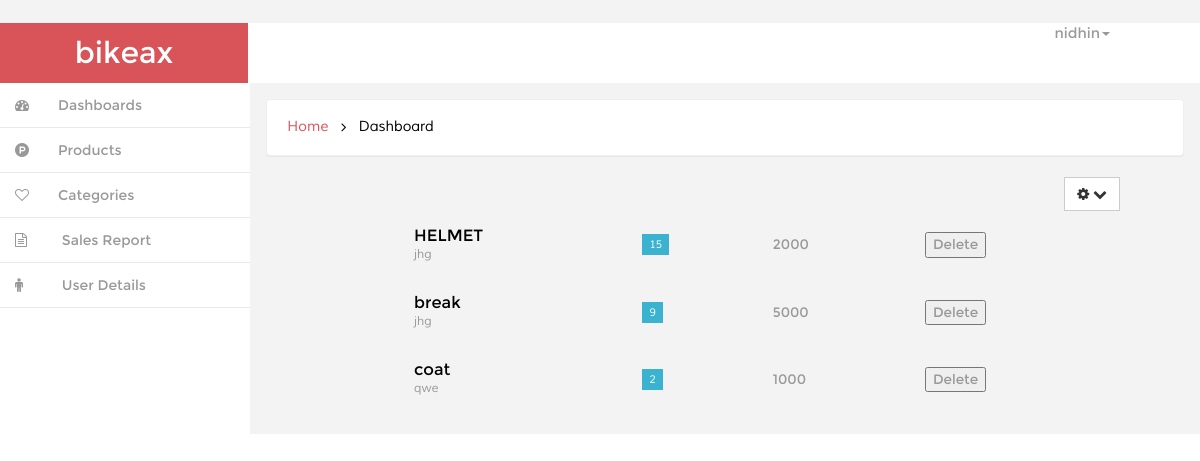
Page /dashboard/product/ (signed in) on the committed database.
### ecom/models.py (models this page shows, shortened)
class Product(models.Model):
	Categories=models.ForeignKey(Category,on_delete=models.CASCADE)
	Name=models.CharField(max_length=20,blank=True )
	Image=models.FileField(upload_to='media/',null=True,blank=True)
	IDorSNO=models.IntegerField(default=0,null=True,blank=True)
	Description=models.TextField(max_length=50,null=True,blank=True)
	Price=models.IntegerField(default=0,null=True,blank=True)
	NumbersAvailable=models.IntegerField(default=0,null=True,blank=True)

class Category(models.Model):
	Name=models.CharField(max_length=30)
	Description=models.TextField(max_length=50)

### ecom/views.py (the view)
# urls.py: url(r'^dashboard/product/$',dashproduct, name="dashproduct"),
def dashproduct(request):
	items=Product.objects.all()
	return render(request,'backend/products.html' ,{'items':items})

### ecom/context_processor.py (called while the page is built)
def cart(request):
    return {'cart': Cart(request)}

### templates/backend/products.html (shortened to what this page needs)
{% extends 'backend/index.html' %}
{% block contentmain %}
<div style="margin:5px 80px 5px 80px;">
<div class="float-right">
<div class="dropdown">
        <a href="#" title="" class="btn btn-default" data-toggle="dropdown" aria-expanded="false">
            <i class="fa fa-cog icon_8"></i>
            <i class="fa fa-chevron-down icon_8"></i>
        <div class="ripple-wrapper"></div></a>
    </div>
  </div>
 <table class="table">
                    <tbody>
                    {% for it in items %}
                        <tr class="table-row">
                            <td class="table-img">
                            </td>
                            <td class="table-text">
                            	<h6>{{ it.Name }}</h6>
                                <p>{{ it.Categories.Name }}</p>
                            </td>
                            <td>
                            	<span class="fam">{{ it.NumbersAvailable }}</span>
                            </td>
                            <td class="march">
                               {{ it.Price }}
                            </td>
                             <td >
							               <button class="button">Delete</button>
                            </td>
                        </tr>
                         {% endfor %}
                    </tbody>
                </table>
</div>
{% endblock %}

### templates/backend/index.html (shortened to what this page needs)
<!DOCTYPE HTML>
{% load static %}
<html>
<head>
<link href="{% static 'backend/css/bootstrap.min.css'%}"  rel='stylesheet' type='text/css' />
<link href="{% static 'backend/css/style.css'%}" rel='stylesheet' type='text/css' />
<link href="{% static 'backend/css/font-awesome.css'%}" rel="stylesheet">
<link href="{% static 'backend/css/custom.css'%}" rel="stylesheet">
</head>
<body>
<div id="wrapper">
        <nav class="navbar-default navbar-static-top" role="navigation">
             <div class="navbar-header">
	               <h1> <a class="navbar-brand" href="index.html">bikeax</a></h1>
			   </div>
			 <div class=" border-bottom">
		    <div class="drop-men" >
		        <ul class=" nav_1">
					<li class="dropdown" style="margin-right:90px;">
		              <a href="#" class="dropdown-toggle dropdown-at" data-toggle="dropdown">
		              <span class=" name-caret">{{ user }}<i class="caret"></i></span></a>
		            </li>
		        </ul>
		     </div>
			<div class="clearfix">
     </div>
		    <div class="navbar-default sidebar" role="navigation">
                <div class="sidebar-nav navbar-collapse">
                <ul class="nav" id="side-menu">
                    <li>
                        <a href="{% url 'dashboard' %}" class=" hvr-bounce-to-right"><i class="fa fa-dashboard nav_icon "></i><span class="nav-label">Dashboards</span> </a>
                    </li>
                      <li>
                        <a href="{% url 'dashproduct' %}" class=" hvr-bounce-to-right"><i class="fa fa-product-hunt nav_icon "></i><span class="nav-label">Products</span> </a>
                    </li>
                      <li>
                        <a href="{% url 'dashcategory' %}" class=" hvr-bounce-to-right"><i class="fa fa-heart-o nav_icon "></i><span class="nav-label">Categories</span> </a>
                    </li>
					 <li>
                        <a href="{% url 'sales' %}" class=" hvr-bounce-to-right"><i class="fa fa-file-text-o  nav_icon"></i> <span class="nav-label">Sales Report</span> </a>
                    </li>
                    <li>
                        <a href="/user_detail/" class=" hvr-bounce-to-right"><i class="fa fa-male nav_icon"></i> <span class="nav-label">User Details</span> </a>
                    </li>
                </ul>
            </div>
			</div>
        </nav>
        <div id="page-wrapper" class="gray-bg dashbard-1">
       <div class="content-main">
		    <div class="banner">
				<h2>
				<a href="index.html">Home</a>
				<i class="fa fa-angle-right"></i>
				<span>Dashboard</span>
				</h2>
		    </div>
		<div class="content-top">
			{% block contentmain %}{% endblock %}
		</div>
			       </div>
						 	       </div>
	       </div>
</body>
</html>

### static/backend/css/style.css (style rules this page uses)
h4, h5, h6, h1, h2, h3 { margin: 0; }
ul, ol { margin: 0;padding: 0; }
p { margin: 0; }
html, body { font-family:'Montserrat-Regular'; font-size: 100%; background:#F3F3F4; overflow-x: hidden; }
body a { transition:0.5s all; -webkit-transition:0.5s all; -moz-transition:0.5s all; -o-transition:0.5s all; -ms-transition:0.5s all; }
div#wrapper { background-color: #fff; }
.navbar-default.sidebar { background-color: #fff; }
h1 a.navbar-brand { color: #fff !important; font-size: 30px; font-weight: 500; padding: 20px 0px; background: #d95459; text-align: center; width:248px; height: 60px; }
i.nav_icon { color: #fff; margin-right:6px; }
.sidebar ul li a { color: #999; font-size:14px; }
.hvr-bounce-to-right { display: inline-block; vertical-align: middle; -webkit-transform: translateZ(0); transform: translateZ(0); box-shadow: 0 0 1px rgba(0, 0, 0, 0); -webkit-backface-visibility: hidden; backface-visibility: hidden; -moz-osx-font-smoothing: grayscale; position: relative; -webkit-transition-property: color; transition-property: color; -webkit-transition-duration: 0.5s; transition-duration: 0.5s; }
.hvr-bounce-to-right:before { content: ""; position: absolute; z-index: -1; top: 0; left: 0; right: 80%; bottom: 0; background:#7f8c8d; -webkit-transform: scaleX(0); transform: scaleX(0); -webkit-transform-origin: 0 50%; transform-origin: 0 50%; -webkit-transition-property: transform; transition-property: transform; -webkit-transition-duration: 0.5s; transition-duration: 0.5s; -webkit-transition-timing-function: ease-out; transition-timing-function: ease-out; }
.nav > li > a { color: #999; font-weight:500; padding: 0px 20px 0px 0px; font-size: 0.85em; border-bottom: 1px solid #E9E9E9; }
.nav > li > a i { margin-right: 14px; }
i.nav_icon { color: #999; padding: 15px; width: 44px; height: 44px; }
@media (min-width: 768px) { #page-wrapper { position: inherit; margin: 0 0 0 240px; min-height: 1000px; } }
a.dropdown-toggle.dropdown-at { border-bottom: none; }
.content-main { background-color: #F3F3F4; padding-top: 1em; }
.border-bottom { background-color: #fff; }
.drop-men { float: right; }
.dropdown-at { padding: 0 !important; position: relative; color: #999; font-size: 0.9em; text-decoration: none ; }
.dropdown, .dropup { display: inline-block; padding:0; }
.banner { background: #fff; display: block; margin: 0em 1em ; padding:1em; border: 1px solid #ebeff6; border-color: #ebeff6; border-radius: 4px; -webkit-border-radius: 4px; -o-border-radius: 4px; -moz-border-radius: 4px; -ms-border-radius: 4px; -webkit-box-shadow: 0 1px 1px rgba(0,0,0,.05); box-shadow: 0 1px 1px rgba(0,0,0,.05); }
.banner h2 { font-size:0.9em; }
.banner h2 a { color:#D95459; text-decoration:none; font-family: 'Muli-Regular'; padding:0.3em ; }
.banner h2 span { color:#000; font-family: 'Muli-Regular'; padding:0.3em ; }
.banner h2 i { color:#000; vertical-align:middle; padding:0.3em ; }
.content-top { padding: 1em 0; }
.btn { border-radius: 0px; outline: none; }
.table td, .table>tbody>tr>td, .table>tbody>tr>th, .table>tfoot>tr>td, .table>tfoot>tr>th, .table>thead>tr>td, .table>thead>tr>th { padding: 15px !important; font-size: 0.85em; color: #999; border-top: none !important; }
.table-row td { font-size: 1em; padding: 15px 8px 15px !important; line-height: 1.42857143; vertical-align:middle !important; border-top: 1px solid #ddd; }
td.table-text h6 { font-size: 1.2em; color:#000; }
td.table-text p { font-size:0.9em; line-height: 1.5em; font-family: 'Muli-Regular'; color:#999; }
td span { color:#fff; font-size: 0.8em; padding: 4px 7px; font-family: 'Muli-Regular'; }
td span.fam { color:#fff; font-size: 0.8em; padding: 4px 7px; font-family: 'Muli-Regular'; }
td span.fam { background:#3BB2D0; }
.float-right { float: right; }
.table { margin-bottom: 0; }
tr.table-row { border-top: 1px solid #F3F3F4; }

### static/backend/css/custom.css (style rules this page uses)
#wrapper { width: 100%; }
#page-wrapper { min-height: 568px; }
@media (min-width:768px) { #page-wrapper { position: inherit; margin: 0 0 0 250px; } }
.sidebar .sidebar-nav.navbar-collapse { padding-right: 0; padding-left: 0; }
@media (min-width:768px) { .sidebar { z-index: 1; position: absolute; width: 250px; } }

### rows in the picture
Product: Name "HELMET", Categories.Name "jhg", NumbersAvailable "15", Price "2000"
Product: Name "break", Categories.Name "jhg", NumbersAvailable "9", Price "5000"
Product: Name "coat", Categories.Name "qwe", NumbersAvailable "2", Price "1000"

### other values in the picture
{{ user }} "nidhin"
